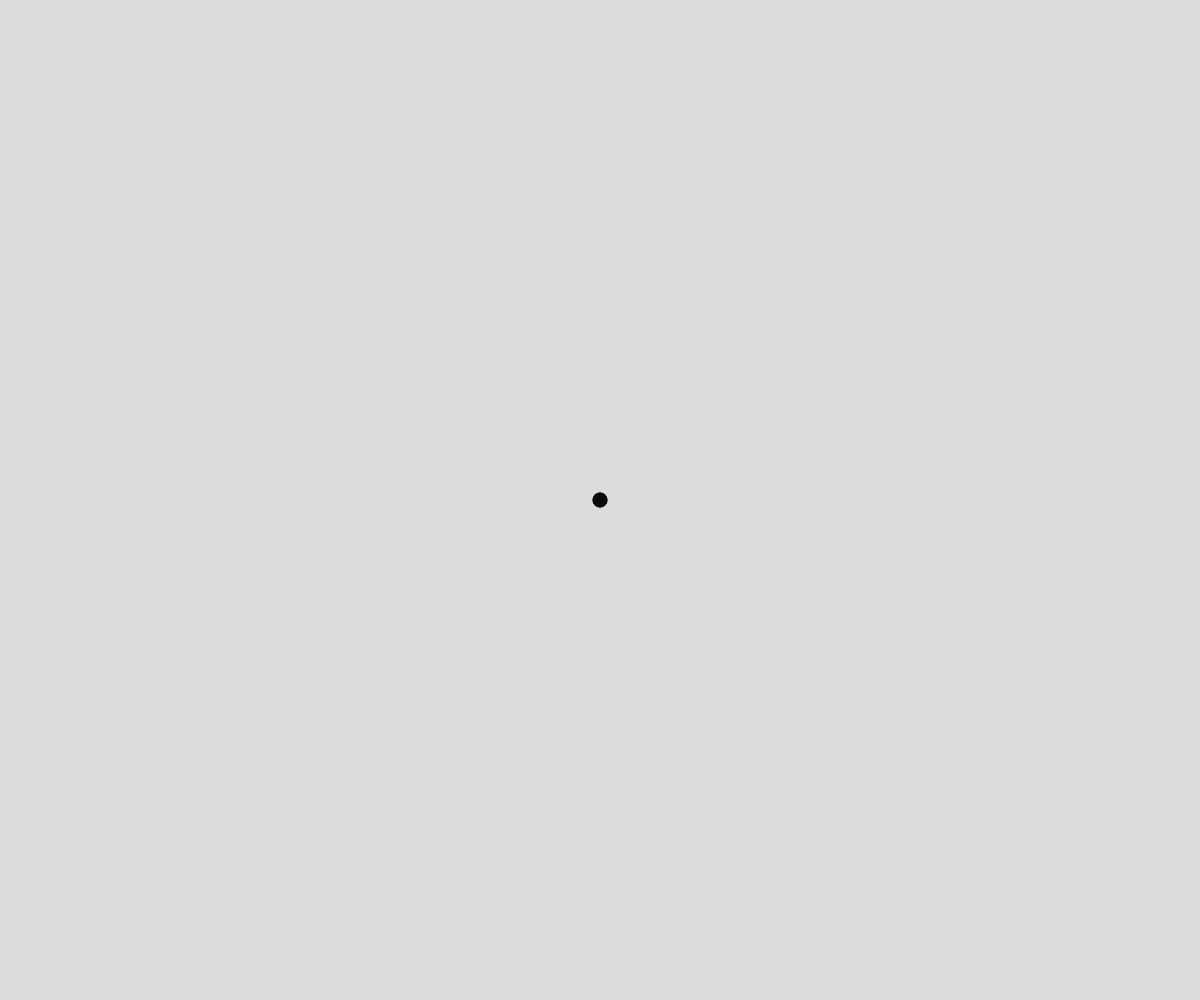
Frame 1 (no input)
Frame 60 (no input): identical to frame 1, image omitted
Frame 120 (the mouse pressed at the canvas centre since frame 60): identical to frame 1, image omitted

The p5.js sketch that drew this single still picture (run headless with seeded random() and noise() and a simulated clock; from frame 60 on, the mouse is pressed at the canvas centre):

// p5.js sketch
// ── sketch.js
// Snake Mechanics?
// Lukas Scrobe
// Oct/11/2023
// practice in working with classes and arrays (snake)

//Globals
let points = [];
let speed = 6;
let snakeLength = 10;
let snakeLocation;

function setup() {
  createCanvas(windowWidth, windowHeight);
  snakeLocation = new Point(width / 2, height / 2);
  strokeWeight(15);
  initSnake();
}

function initSnake() {
  for (let i = 0; i < snakeLength; i++) {
    points.push(createPoint());
  }
}

function createPoint() {
  if (keyCode === UP_ARROW) {
    snakeLocation.y -= speed;
  }
  else if (keyCode === DOWN_ARROW) {
    snakeLocation.y += speed;
  }
  else if (keyCode === LEFT_ARROW) {
    snakeLocation.x -= speed;
  }
  else if (keyCode === RIGHT_ARROW) {
    snakeLocation.x += speed;
  }
  return new Point(snakeLocation.x, snakeLocation.y);
}

function draw() {
  background(220);
  moveAndDisplay();
}

function moveAndDisplay() {
  for (let i = 0; i < points.length - 1; i++) {
    let cur = points[i];
    let next = points[1 + i];
    let alpha = map(i, 0, points.length - 1, 0, 150);
    stroke(0, alpha);
    line(cur.x, cur.y, next.x, next.y);
  }
  points.splice(0, 1);
  points.push(createPoint());
}

class Point {
  constructor(x, y) {
    this.x = x;
    this.y = y;
  }
}
